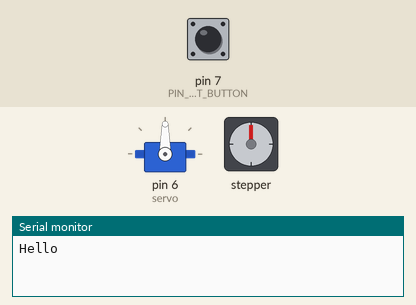
The sketch below on a simulated Arduino Uno, built with avr-gcc and run on an emulated ATmega328P. On the bench: servo, stepper motor, the last lines printed to the serial monitor. The test bench sets the inputs (shaded band); at power-on: pin 7 (PIN_TEST_BUTTON) HIGH. The local clock reads 2024-03-15 10:24:30 at power-on unless the sketch sets it; stepper angles assume 2048 steps per turn.

Above: at 1.2 s.
1.3 s: pin 7 (PIN_TEST_BUTTON) pulled LOW for 0.25 s
At 1.85 s:
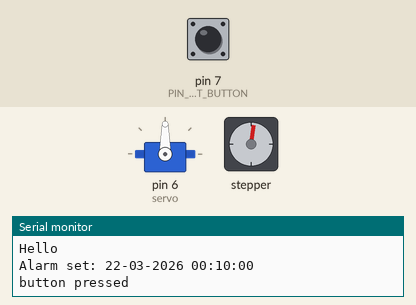
At 6.0 s:
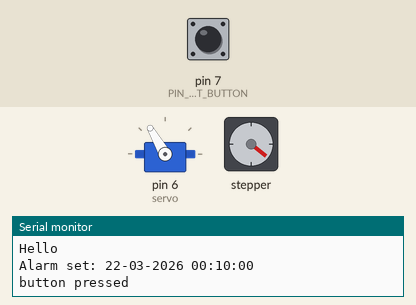
Timing chart, 0 to 7.5 s (numbered marks = the images above; inputs shaded):
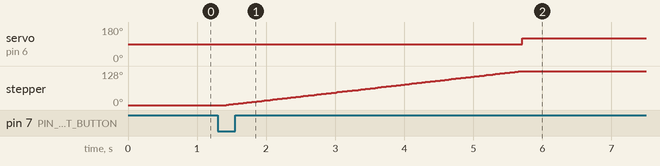

The sketch:

arduino_fish_feeder_v2.ino
```cpp
#include <Stepper.h>

#include <RTClib.h>
#include <Servo.h>


/**
 * Connections:
 *
 * D6 - servo control pin
 * D7 - test button
 * A4 - CLK SDA
 * A5 - CLK SCL
*/

class Scheduler {
    private:
        RTC_DS3231 rtc;

        int schedules[20][6] = { // [year, month, day, hour, minute, second]
            {2026, 3, 22, 0, 10, 0},
        };

        bool isAlarmSet = false;
        DateTime nextAlarm;
        void setAlarm();
        String printDateTime(DateTime datetime);
        String printTime(DateTime datetime);

    public:
        void init();
        void setTime();
        String printNow();
        String printAlarm();
        bool checkAlarm();
        void clearAlarm();
        DateTime now();
};

void Scheduler::init() {
    rtc.begin();
    rtc.disable32K();
}

void Scheduler::setTime() {
    // ask user to enter new date and time
    const char txt[6][15] = { "year [4-digit]", "month [1~12]", "day [1~31]",
                            "hours [0~23]", "minutes [0~59]", "seconds [0~59]"};
    String str = "";
    long newDate[6];

    while (Serial.available()) {
    Serial.read();  // clear serial buffer
    }

    for (int i = 0; i < 6; i++) {

      Serial.print("Enter ");
      Serial.print(txt[i]);
      Serial.print(": ");

      while (!Serial.available()) {
          ; // wait for user input
      }

      str = Serial.readString();  // read user input
      newDate[i] = str.toInt();   // convert user input to number and save to array

      Serial.println(newDate[i]); // show user input
    }

    // update RTC
    rtc.adjust(DateTime(newDate[0], newDate[1], newDate[2], newDate[3], newDate[4], newDate[5]));
    Serial.println("RTC Updated!");
}

String Scheduler::printDateTime(DateTime datetime)
{
    char value[30];

    int ss = datetime.second();
    int mm = datetime.minute();
    int hh = datetime.hour();
    int DD = datetime.dayOfTheWeek();
    int dd = datetime.day();
    int MM = datetime.month();
    int yyyy = datetime.year();

    sprintf(value, "%02d-%02d-%04d %02d:%02d:%02d",
            dd, MM, yyyy, hh, mm, ss);

    return String(value);
}

String Scheduler::printTime(DateTime datetime)
{
    char value[6];

    int year = datetime.year();
    int month = datetime.month();
    int day = datetime.day();
    int mm = datetime.minute();
    int hh = datetime.hour();

    sprintf(value, "%02d/%02d/%02d %02d:%02d",
            year, month, day, hh, mm);

    return String(value);
}

void Scheduler::setAlarm() {
    DateTime now = rtc.now();
    int closestFutureIndex = -1;

    if(sizeof(schedules) == 0) {
        return;
    }

    int rows = sizeof(schedules) / sizeof(schedules[0]);

    // find the closest future timestamp
    for(int i = 0; i < rows; i++) {
        DateTime s (schedules[i][0], schedules[i][1], schedules[i][2], schedules[i][3], schedules[i][4], schedules[i][5]);
        if(s > now && (closestFutureIndex == -1 || s < DateTime(schedules[closestFutureIndex][0], schedules[closestFutureIndex][1], schedules[closestFutureIndex][2], schedules[closestFutureIndex][3], schedules[closestFutureIndex][4], schedules[closestFutureIndex][5]))) {
            closestFutureIndex = i;
        }
    }

    if(closestFutureIndex == -1) {
        Serial.println("no future timestamps found");
        isAlarmSet = false;
        return;
    }

    nextAlarm = DateTime(schedules[closestFutureIndex][0], schedules[closestFutureIndex][1], schedules[closestFutureIndex][2], schedules[closestFutureIndex][3], schedules[closestFutureIndex][4], schedules[closestFutureIndex][5]);
    Serial.print("Alarm set: ");
    Serial.println(printDateTime(nextAlarm));
    isAlarmSet = true;
}

bool Scheduler::checkAlarm() {
    if(!isAlarmSet) {
        setAlarm();
    }

    if(!isAlarmSet) {
        return false;
    }

    return rtc.now() >= nextAlarm;
}

String Scheduler::printNow() {
    return printTime(rtc.now());
}

void Scheduler::clearAlarm() {
    isAlarmSet = false;
    Serial.println("alarm cleared");
}

String Scheduler::printAlarm() {
    if(isAlarmSet) {
        return printTime(nextAlarm);
    }else {
        return "N/A";
    }
}

DateTime Scheduler::now() {
    return rtc.now();
}

const int PIN_TEST_BUTTON = 7;
const unsigned long TEST_BUTTON_DEBOUNCE_MILLISEC = 500UL;
const int stepsPerRevolution = 2048;   //From your motor data sheet, number of steps per revolution
const unsigned long ALARM_POLL_MILLISEC = 1000UL;
const unsigned long MAIN_LOOP_MILLISEC = 200UL;

unsigned long testButtonLastClickTs = 0UL;
unsigned long alarmPollLastTs = 0UL;
int delayCount = 1;    //A counter to keep track of which delay is in use, 1 or 2


Stepper myStepper(stepsPerRevolution, 8, 9, 10, 11);   //Initialize the stepper library on pins 8 through to 11
Servo servo;
Scheduler rtc;

void setup() {
  // put your setup code here, to run once:
  Serial.begin(9600);

  servo.attach(6);

  // test button
  pinMode(PIN_TEST_BUTTON,INPUT_PULLUP);

  Serial.println("Hello");
  rtc.init();

  myStepper.setSpeed(5);
}

// set time
void loop2() {
  // updateLCD();
  String dateTime = rtc.printNow();
  // lcd.setCursor(0, 0);
  // lcd.print(dateTime);

  if (Serial.available()) {
    char input = Serial.read();
    if (input == 'u') rtc.setTime();  // update RTC time
    if(input == 't') Serial.println(rtc.printNow());
  }
}

void loop()
{
    unsigned long mainLoopStartTs = millis();

    if (digitalRead(PIN_TEST_BUTTON) == LOW) {
        if(millis() - testButtonLastClickTs > TEST_BUTTON_DEBOUNCE_MILLISEC) {
            Serial.println("button pressed");
            feed();
            testButtonLastClickTs = millis();
        }
    }

    // scheduler
    if(millis() - alarmPollLastTs > ALARM_POLL_MILLISEC) {
        if(rtc.checkAlarm()) {
            feed();
            rtc.clearAlarm();
        }
        alarmPollLastTs = millis();
    }

    unsigned long now = millis();
    if(now < mainLoopStartTs + MAIN_LOOP_MILLISEC) {
        delay(mainLoopStartTs + MAIN_LOOP_MILLISEC - now);
    }
}

void feed() {
    nextWell();
    tap();
}

void nextWell() {
    //146 steps is 1/14th of a full rotation. Since we have 14 wells, this will index the feeder one space.
    myStepper.step(730);

    //Turn the motor off when not in use to preserve energy and prevent it from heating up
    digitalWrite(8, LOW);
    digitalWrite(9, LOW);
    digitalWrite(10, LOW);
    digitalWrite(11, LOW);
}

void tap() {
    servo.write(120); //move
    delay(60000);
    servo.write(90); //stop
}
```

Measured:
- after the input at 1.3 s, servo on pin 6 (servo): 90° → 120° after 4.4 s; stepper: turns 128° clockwise in 4.3 s, starting after 0.12 s
